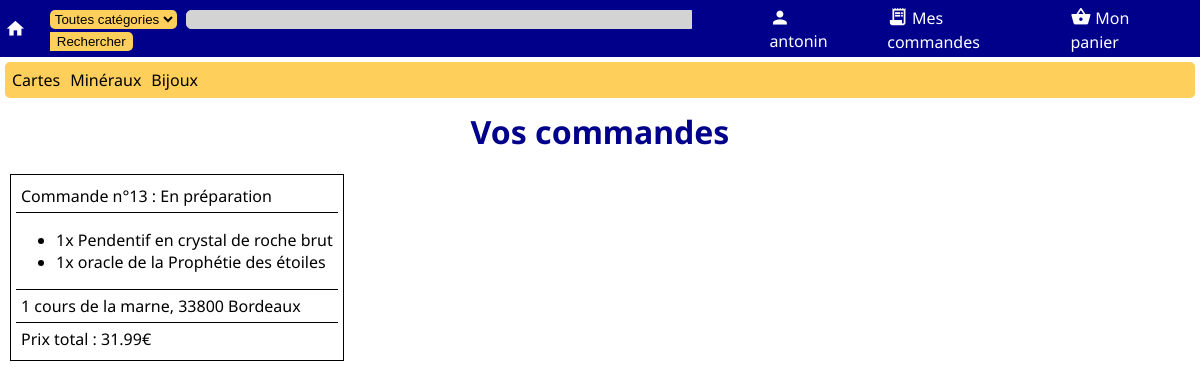
/command.php (signed in), run on an earlier commit of the app's database.
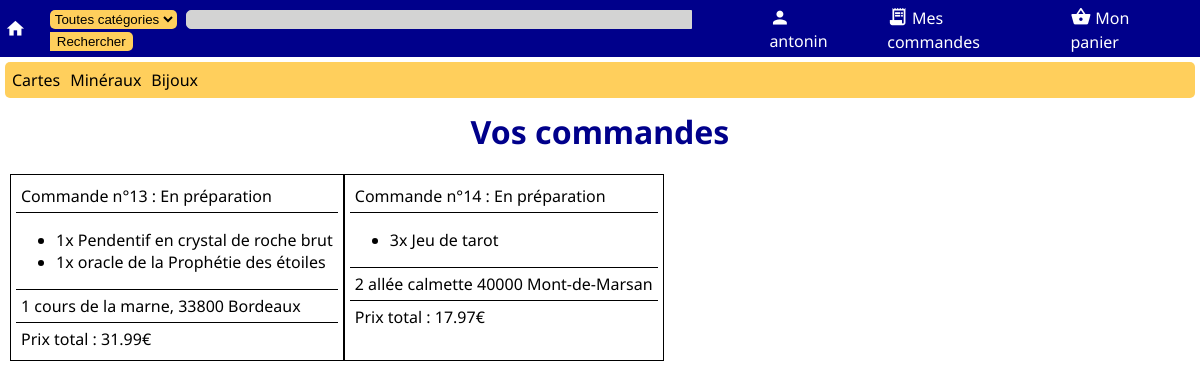
And on a later commit of the database.
### tables this page shows
CREATE TABLE Categories (
    idCat INTEGER PRIMARY KEY AUTOINCREMENT,
    titre TEXT NOT NULL,
    b64img TEXT NOT NULL
, mime);

CREATE TABLE Commandes (
    idCom INTEGER PRIMARY KEY AUTOINCREMENT,
    idUser INTEGER NOT NULL,
    adresse TEXT NOT NULL, etat TEXT NOT NULL, prix REAL NOT NULL,
    FOREIGN KEY (idUser) REFERENCES Utilisateurs (idUser)
);

CREATE TABLE ProdCommandes (
    id INTEGER PRIMARY KEY AUTOINCREMENT,
    idCom INTEGER NOT NULL,
    idProd INTEGER NOT NULL,
    quantite INTEGER NOT NULL,
    FOREIGN KEY (idProd) REFERENCES Articles (idProd),
    FOREIGN KEY (idCom) REFERENCES Commandes (idCom)
);

CREATE TABLE Articles (
    idProd INTEGER PRIMARY KEY AUTOINCREMENT,
    nom TEXT NOT NULL,
    stock INTEGER NOT NULL,
    prix REAL NOT NULL,
    description TEXT NOT NULL,
    b64img TEXT,
    idCat INTEGER NOT NULL, mime TEXT,
    FOREIGN KEY (idCat) REFERENCES Categories (idCat)
);

### command.php (the view, shortened to what this page needs)
<?php
$db = new MyDB();
if (isset($_SESSION['user']['username'])) {
    $req = "SELECT * FROM Commandes WHERE idUser='".$_SESSION['user']['idUser']."';";
    $reponse = $db->query($req);
} else {
    header('location: login.php');
    exit;
}
?>
<!DOCTYPE html>
<html lang="fr">
<head>
    <link rel="stylesheet" href="res/font.css">
    <link rel="stylesheet" href="res/panier.css">
<?php include('nav.php'); ?>
<h1 style="color:darkblue;" align="center">Vos commandes</h1>
<div align="center">
    <div class="container">
<?php
while ($donnees=$reponse->fetchArray()) {
    echo '<div class="commande">';
    echo '<div class="command_num">Commande n°'.$donnees['idCom'].' : En préparation</div>';
    echo '<div>';
    echo '<ul class="command_list">';
    $command_items = $db->query("SELECT * FROM ProdCommandes JOIN Articles ON ProdCommandes.idProd=Articles.idProd WHERE idCom=".$donnees['idCom'].";");
    while ($items=$command_items->fetchArray()) {
        echo '<li class="command_item">'.$items['quantite'].'x '.$items['nom'].'</li>';
    }
    echo '</ul>';
    echo '</div>';
    echo '<div class="command_price">'.$donnees['adresse'].'</div>';
    echo '<div class="command_price">Prix total : '.$donnees['prix'].'€</div>';
    echo '</div>';
}
?>
</div>
</body>
</html>

### nav.php (shortened to what this page needs)
<link rel="stylesheet" href="res/nav.css">
</head>
<body>
<nav>
    <div class='topbar'>
        <a class='logo' href='index.php'>
            <span class="material-icons">home</span>
        </a>
        <form method='GET' action='search.php' class='form_bar'>
            <select name="cat" class="sel_cat">
                <option value="0">Toutes catégories</option>
<?php
$db_nav = new MyDB();
?>
            </select>
            <input type='text' class='searchbar' name='query' <?php echo isset($_GET['query']) ? 'value="'.$_GET['query'].'"' : '';?>><input type='submit' class='submitsearch' value='Rechercher'>
        </form>
        <a class='bar_elt' href='login.php'>
        <span class="material-icons">person</span><span class='valign-link'><?php echo isset($_SESSION['user']['username']) ? $_SESSION['user']['username'] : "Mon compte"; ?></span>
        </a>
        <a class='bar_elt' href='command.php'>
            <span class="material-icons">receipt_long</span><span class='valign-link'>Mes commandes</span>
        </a>
        <a class='bar_elt' href='panier.php'>
            <span class="material-icons">shopping_basket</span><span class='valign-link'>Mon panier</span>
        </a>
    </div>
    <div class='cat_bar'>
<?php
$req_nav = 'SELECT * FROM Categories';
$reponse_nav = $db_nav->query($req_nav);
while ($donnees=$reponse_nav->fetchArray())
{
    echo '<a href="search.php?cat='.$donnees['idCat'].'" class="item_cat_bar">'.$donnees['titre'].'</a>';
}
?>
    </div>
</nav>

### res/panier.css (style rules this page uses)
body { margin: 10px; }
.container { display: flex; flex-direction: row; }
.commande { border: 1px solid black; padding: 5px; text-align: left; }
.command_list { display: inline-block; margin-right: 5px; }
.command_price { border-top: 1px solid black; padding: 5px; }
.command_num { border-bottom: 1px solid black; padding: 5px; }

### res/nav.css (style rules this page uses)
nav { margin: -10px; }
.searchbar { border: 1px solid lightgray; border-radius: 5px 0 0 5px; margin-right: 0; background-color: lightgray; width: 500px; }
.topbar { padding: 5px; background-color: darkblue; display: flex; flex-direction: flex; justify-content: center; align-items: center; }
.cat_bar { background-color: #ffcf5c; margin: 5px; border-radius: 5px; padding: 7px; }
.item_cat_bar { color: black; text-decoration: none; width: 10px; margin-right: 10px; }
.submitsearch { margin-left: 0; background-color: #ffcf5c; border: 1px solid transparent; border-radius: 0 5px 5px 0; }
.sel_cat { background-color: #ffcf5c; border: 1px solid transparent; border-radius: 5px 5px 5px 5px; margin-right: 5px; }
.logo { color: white; text-decoration: none; }
.form_bar { display: inline-block; margin-left: 20px; margin-right: 20px; }
.bar_elt { color: white; margin-left: 20px; margin-right: 20px; align-items: center; text-decoration: none; }
.material-icons { vertical-align: middle; margin-right: 4px; font-size: 1.3em; }
.valign-link { vertical-align: middle; text-decoration: none; }

What changed in the data, as far as the page shows it:
added commandes: idCom "14", adresse "2 allée calmette 40000 Mont-de-Marsan", prix "17.97"
added prodcommandes: quantite "3", idProd.nom "Jeu de tarot", shown under "14"
